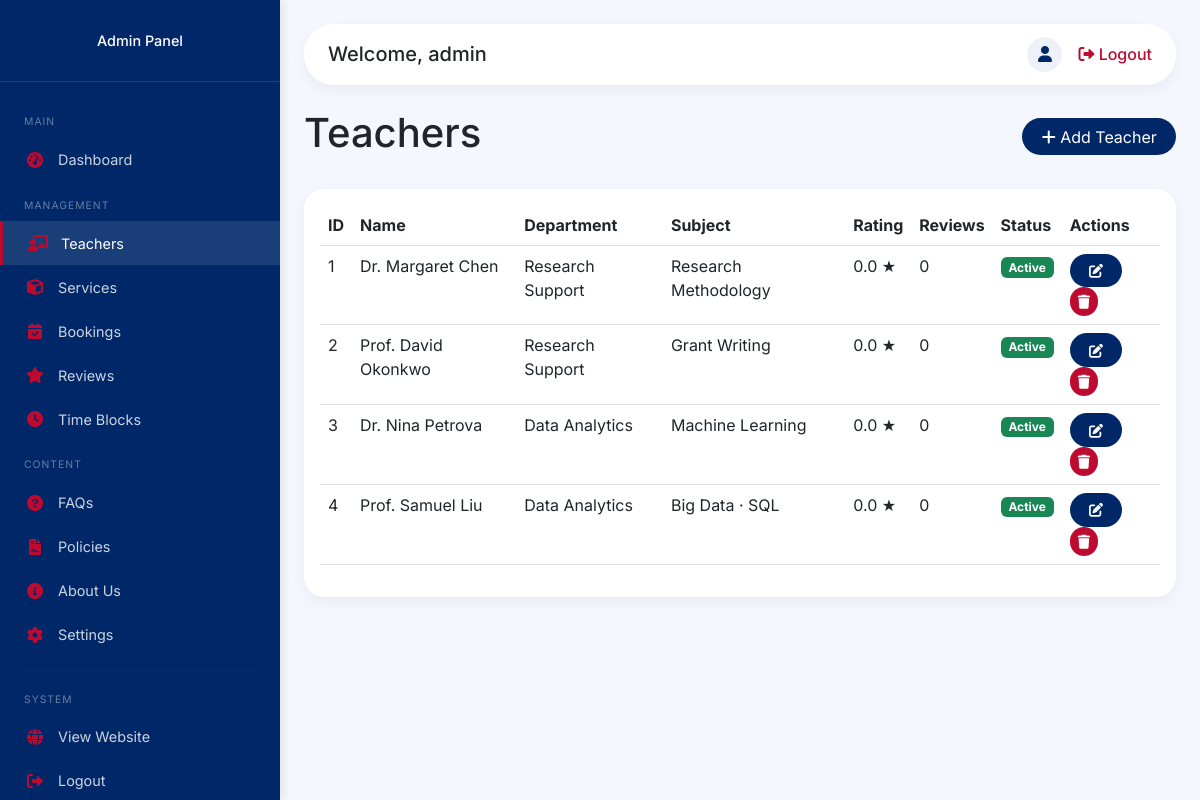
/admin/teachers (signed in), run on the app's committed database.
### backend/app.py (models this page shows)
class Teacher(db.Model):
    __tablename__ = 'teachers'
    id = db.Column(db.Integer, primary_key=True)
    name = db.Column(db.String(100), nullable=False)
    subject = db.Column(db.String(100), nullable=False)
    department = db.Column(db.String(50), nullable=False)
    rating = db.Column(db.Float, default=0.0)
    reviews_count = db.Column(db.Integer, default=0)
    bio = db.Column(db.Text)
    photo_url = db.Column(db.String(500))
    is_active = db.Column(db.Boolean, default=True)
    created_at = db.Column(db.DateTime, default=datetime.utcnow)
    availabilities = db.relationship('TeacherAvailability', back_populates='teacher', lazy=True, cascade='all, delete-orphan')
    teacher_bookings = db.relationship('Booking', back_populates='teacher_rel', lazy=True, foreign_keys='Booking.teacher_id')
    teacher_reviews = db.relationship('Review', back_populates='teacher_rel', lazy=True, foreign_keys='Review.teacher_id')

### backend/app.py (the view)
@app.route('/admin/teachers')
@admin_required
def admin_teachers():
    teachers = Teacher.query.all()
    return render_template('admin/teachers.html', teachers=teachers)

### backend/app.py (called while the page is built)
def admin_required(f):
    @wraps(f)
    def decorated_function(*args, **kwargs):
        if not session.get('is_admin'):
            flash('Please login as admin to access this page.', 'danger')
            return redirect(url_for('admin_login'))
        return f(*args, **kwargs)
    return decorated_function

@app.context_processor
def inject_cart_count():
    cart_count = 0
    try:
        if 'user_id' in session:
            cart_count = CartItem.query.filter_by(user_id=session['user_id']).count()
        elif 'cart_id' in session:
            cart_count = CartItem.query.filter_by(session_id=session['cart_id']).count()
    except Exception as e:
        print(f"Error getting cart count: {e}")
        cart_count = 0
    return dict(cart_items_count=cart_count)

@app.context_processor
def inject_now():
    return {'now': datetime.now}

@app.context_processor
def inject_settings():
    settings_dict = {}
    try:
        settings = Setting.query.all()
        settings_dict = {s.key: s.value for s in settings}
        for key in ['nav_links', 'portfolio_links', 'footer_links']:
            if key in settings_dict and settings_dict[key]:
                try:
                    settings_dict[key] = json.loads(settings_dict[key])
                except:
                    settings_dict[key] = []
        settings_dict['stripe_publishable_key'] = app.config['STRIPE_PUBLIC_KEY']
    except Exception as e:
        print(f"Error loading settings: {e}")
        settings_dict = {'stripe_publishable_key': app.config['STRIPE_PUBLIC_KEY']}
    return dict(settings=settings_dict)

### frontend/templates/admin/teachers.html (shortened to what this page needs)
{% extends "admin/base_admin.html" %}
{% block content %}
<div class="d-flex justify-content-between align-items-center mb-4">
    <h1>Teachers</h1>
    <a href="{{ url_for('admin_add_teacher') }}" class="btn btn-primary">
        <i class="fas fa-plus"></i> Add Teacher
    </a>
</div>
<div class="card">
    <div class="card-body">
        <div class="table-responsive">
            <table class="table table-hover">
                <thead>
                    <tr>
                        <th>ID</th>
                        <th>Name</th>
                        <th>Department</th>
                        <th>Subject</th>
                        <th>Rating</th>
                        <th>Reviews</th>
                        <th>Status</th>
                        <th>Actions</th>
                    </tr>
                </thead>
                <tbody>
                    {% for teacher in teachers %}
                    <tr>
                        <td>{{ teacher.id }}</td>
                        <td>{{ teacher.name }}</td>
                        <td>{{ teacher.department }}</td>
                        <td>{{ teacher.subject }}</td>
                        <td>{{ teacher.rating }} ★</td>
                        <td>{{ teacher.reviews_count }}</td>
                        <td>
                            {% if teacher.is_active %}
                            <span class="badge bg-success">Active</span>
                            {% else %}
                            <span class="badge bg-secondary">Inactive</span>
                            {% endif %}
                        </td>
                        <td>
                            <a href="{{ url_for('admin_edit_teacher', teacher_id=teacher.id) }}" class="btn btn-sm btn-primary">
                                <i class="fas fa-edit"></i>
                            </a>
                            <button class="btn btn-sm btn-danger" onclick="deleteTeacher({{ teacher.id }})">
                                <i class="fas fa-trash"></i>
                            </button>
                        </td>
                    </tr>
                    {% endfor %}
                </tbody>
            </table>
        </div>
    </div>
</div>
{% endblock %}

### frontend/templates/admin/base_admin.html (style rules this page uses)
* { margin: 0; padding: 0; box-sizing: border-box; }
body { font-family: 'Inter', sans-serif; background: #f4f8fe; overflow-x: hidden; }
.card { border: none; border-radius: 20px; box-shadow: 0 5px 15px rgba(0,0,0,0.05); }
.btn-primary { background: #002868; border: none; border-radius: 50px; padding: 0.4rem 1.2rem; }
.btn-danger { background: #BF0A30; border: none; border-radius: 50px; }

### data on the page
Teacher: id "1", name "Dr. Margaret Chen", department "Research Support", subject "Research Methodology", rating "0.0", reviews_count "0", is_active "Active"
Teacher: id "2", name "Prof. David Okonkwo", department "Research Support", subject "Grant Writing", rating "0.0", reviews_count "0", is_active "Active"
Teacher: id "3", name "Dr. Nina Petrova", department "Data Analytics", subject "Machine Learning", rating "0.0", reviews_count "0", is_active "Active"
Teacher: id "4", name "Prof. Samuel Liu", department "Data Analytics", subject "Big Data · SQL", rating "0.0", reviews_count "0", is_active "Active"

### other printed values
{{ session.get('admin_username', 'Admin') }} "admin"
